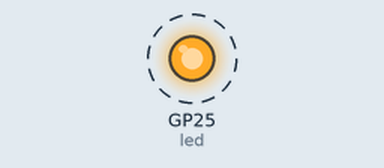
This program was run on a simulated Raspberry Pi Pico running MicroPython. Parts: output pins drawn as LEDs (lit = HIGH). Dashed ring = blinking. What the program prints to the serial console is not drawn.

Above: at 0.2 s.
Timing chart, 0 to 3.0 s (numbered marks = the images above):
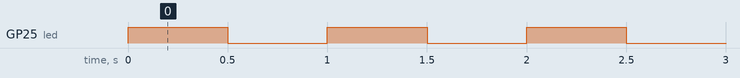

The program:

A01.py
```python
from machine import Pin
import time
print(machine.freq())
# Comentar una de las lineas y descomentar la otra segun version de Pico

# led = Pin(25, Pin.OUT)   # LED en la Pi Pico
led = Pin("LED", Pin.OUT) # LED en la Pi Pico

try:
    while True:
        led.value(1)    # Enciende el LED
        time.sleep(0.5) # Espera medio segundo
        led.value(0)    # Apaga el LED
        time.sleep(0.5) # Espera medio segundo
except:
    pass
```

Measured:
- by itself, GP25 (led): alternates HIGH for 0.50 s and LOW for 0.50 s
